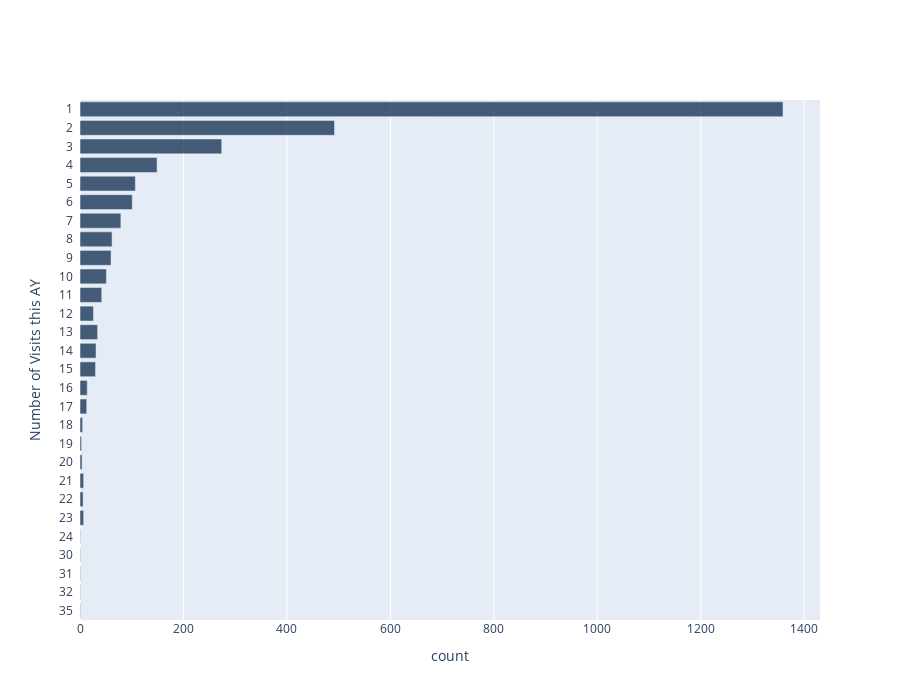

The cell this chart's notebook holds for it:
### Code cell
checkInCount = checkinGroup.group("Number of Visits this AY")
checkInCount.barh("Number of Visits this AY", "count")

### Figure 1 — Plotly figure (JSON) as saved in the notebook; plotly's stock layout.template omitted (floating-point values rounded to 4 significant figures)
{"data": [{"customdata": [35, 32, 31, 30, 24, 23, 22, 21, 20, 19, 18, 17, 16, 15, 14, 13, 12, 11, 10, 9, 8, 7, 6, 5, 4, 3, 2, 1], "hovertemplate": "(%{x}, %{customdata})", "marker": {"color": "rgb(0,30,66)"}, "name": "count", "opacity": 0.7, "orientation": "h", "type": "bar", "x": [1, 1, 1, 1, 1, 7, 6, 7, 4, 3, 5, 13, 14, 30, 31, 34, 26, 42, 51, 60, 62, 79, 101, 107, 149, 274, 492, 1359], "y": ["35  ", "32  ", "31  ", "30  ", "24  ", "23  ", "22  ", "21  ", "20  ", "19  ", "18  ", "17  ", "16  ", "15  ", "14  ", "13  ", "12  ", "11  ", "10  ", "9  ", "8  ", "7  ", "6  ", "5  ", "4  ", "3  ", "2  ", "1  "]}], "layout": {"height": 700, "xaxis": {"title": {"text": "count"}}, "yaxis": {"dtick": 1, "showticklabels": true, "title": {"text": "Number of Visits this AY"}, "type": "category"}}}
